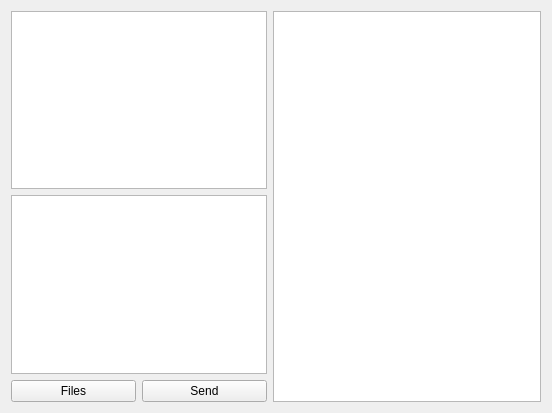
<?xml version="1.0" encoding="UTF-8"?>
<ui version="4.0">
 <class>Form</class>
 <widget class="QWidget" name="Form">
  <property name="geometry">
   <rect>
    <x>0</x>
    <y>0</y>
    <width>552</width>
    <height>413</height>
   </rect>
  </property>
  <property name="windowTitle">
   <string>Form</string>
  </property>
  <layout class="QGridLayout" name="gridLayout">
   <item row="2" column="1">
    <widget class="QPushButton" name="send_pushButton">
     <property name="text">
      <string>Send</string>
     </property>
    </widget>
   </item>
   <item row="0" column="2" rowspan="3">
    <widget class="QListView" name="members_listView"/>
   </item>
   <item row="2" column="0">
    <widget class="QPushButton" name="files_pushButton">
     <property name="text">
      <string>Files</string>
     </property>
    </widget>
   </item>
   <item row="1" column="0" colspan="2">
    <widget class="QTextEdit" name="send_textEdit"/>
   </item>
   <item row="0" column="0" colspan="2">
    <widget class="QTextEdit" name="info_display"/>
   </item>
  </layout>
 </widget>
 <resources/>
 <connections/>
</ui>
